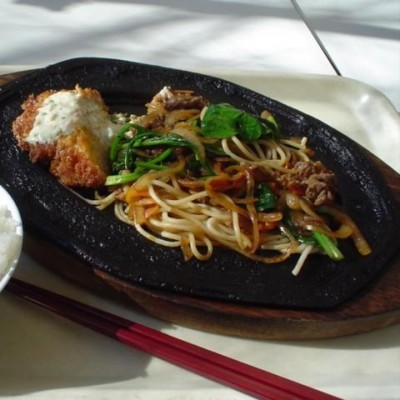
#> input picture Jupyter/MyNotebook/testfig1.jpg, 400 x 400 px
$ jupyter execute --allow-errors 'jupyter notebook で ipywidgets .ipynb'
#> lines starting #> are read from the running program, lines starting #| are printed output that depends on the picture
[cell 1]
def f(x, a, b):
    return a * x + b

[cell 2]
from ipywidgets import interact

[cell 3]
interact(f, x=(-10,10, 1), a=(-10,10, 1), b=(-10,10, 1))
#> the sliders are set to x = 0, a = 0, b = 0

[cell 4]
from PIL import Image
img = Image.open('testfig1.jpg').convert('L')
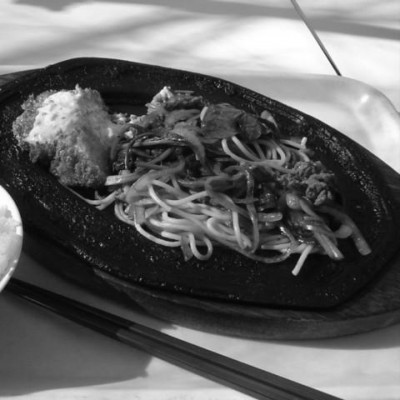
#> img: PIL image 400x400 L; min 1, max 255, mean 100.1
#> the sliders are set to 

#> (a cell that did not finish here is left out)

[cell 6]
orig = Image.open('testfig1.jpg')
#> orig is the input picture: PIL image 400x400 RGB; mean R, G, B 107.8, 98.8, 86.1
#> the sliders are set to 
